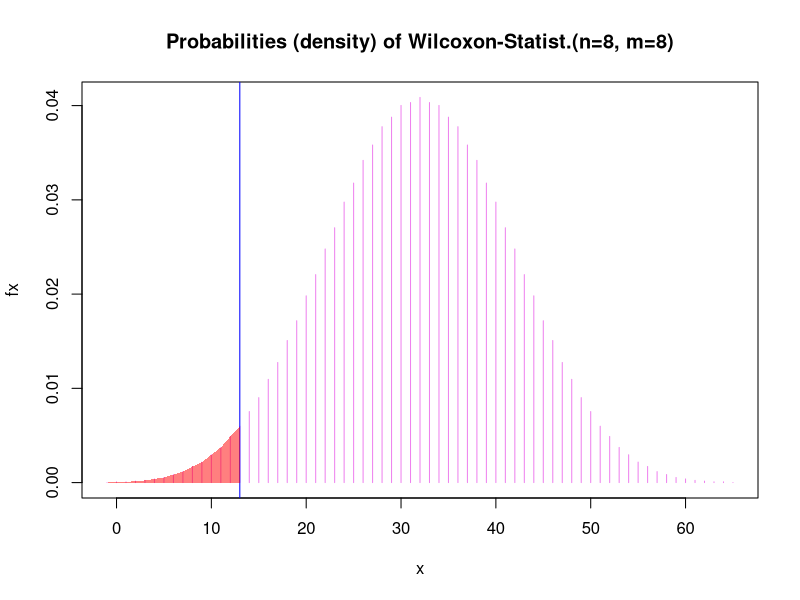
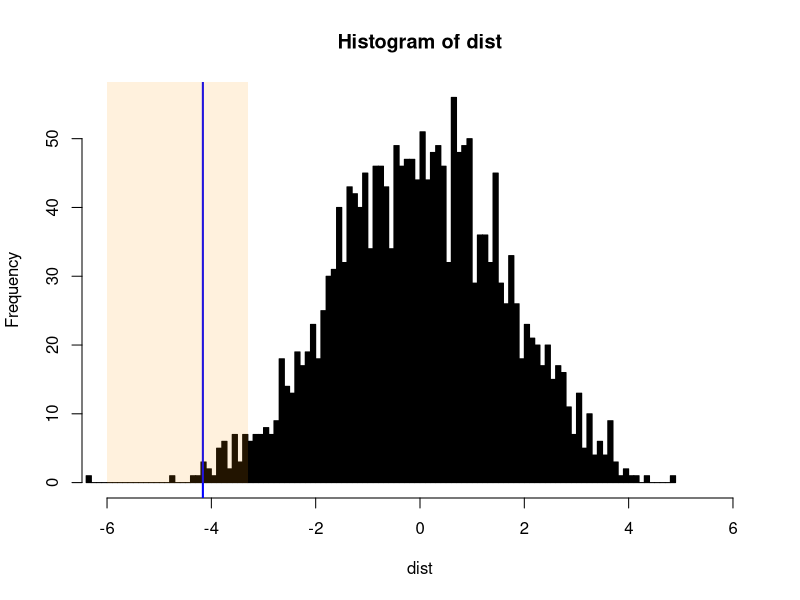

Here is the R script that generated these plots, in order:
## ---- chunk 1
install.packages("coin")
library(coin)
## ---- chunk 2
A <- c(117.1, 121.3, 127.8, 121.9, 117.4, 124.5, 119.5, 115.1)
B <- c(123.5, 125.3, 126.5, 127.9, 122.1, 125.6, 129.8, 117.2)
dat <- data.frame(weight = c(A,B), 
                  company = rep(c("A","B"), each=8))
dat$company <- factor(dat$company)
## ---- chunk 3
wilcox.test(weight ~ company, data = dat, exact = TRUE)
## ---- chunk 4
x <- -1: (8*8 + 1) 
# The p-value is calculated by determining the index for which the cumulative sum of fx exceeds 0.05. Therefore, we should be careful to index correctly on x as well.
fx <- dwilcox(x, 8, 8)
thresholdValue <- 0.025
ix <- which(cumsum(fx) <= thresholdValue)
tx <- x[length(ix)]

# Plot the distribution, rejection region, and observed test statistic
plot(x, fx, type = "h", col = "violet",
     main =  "Probabilities (density) of Wilcoxon-Statist.(n=8, m=8)") + abline(v=13, col="blue")+ polygon(c(x[x <= tx], tx, tx), c(fx[x <= tx], 0, 0), col=rgb(1, 0, 0,0.5), border=NA) 

layout(1) 
## ---- chunk 5
# Combine the data from group A and B 
pooled <- c(A,B)
#s1 <- sample(pooled, length(A), FALSE)
#s2 <- sample(pooled, length(B), FALSE)

# Divide the combined data into two groups and calculate their difference in means 2000 times  
dist <- replicate(2000, mean(sample(pooled, length(A), FALSE))-mean(sample(pooled, length(B), FALSE)))

# Plot the histogram
histogram = hist(dist, xlim = c(-6, 6), col = "black", breaks = 100)
thresholdValue <- 0.025
ix <- which(cumsum(histogram$counts)/2000 <= thresholdValue)
tx <- histogram$breaks[length(ix)]
tx
abline(v = mean(A)-mean(B), col = "blue", lwd = 2)
polygon(x=c(-6,-6,tx,tx), y=c(0,60,60,0), col="#FF990022", border=F)
